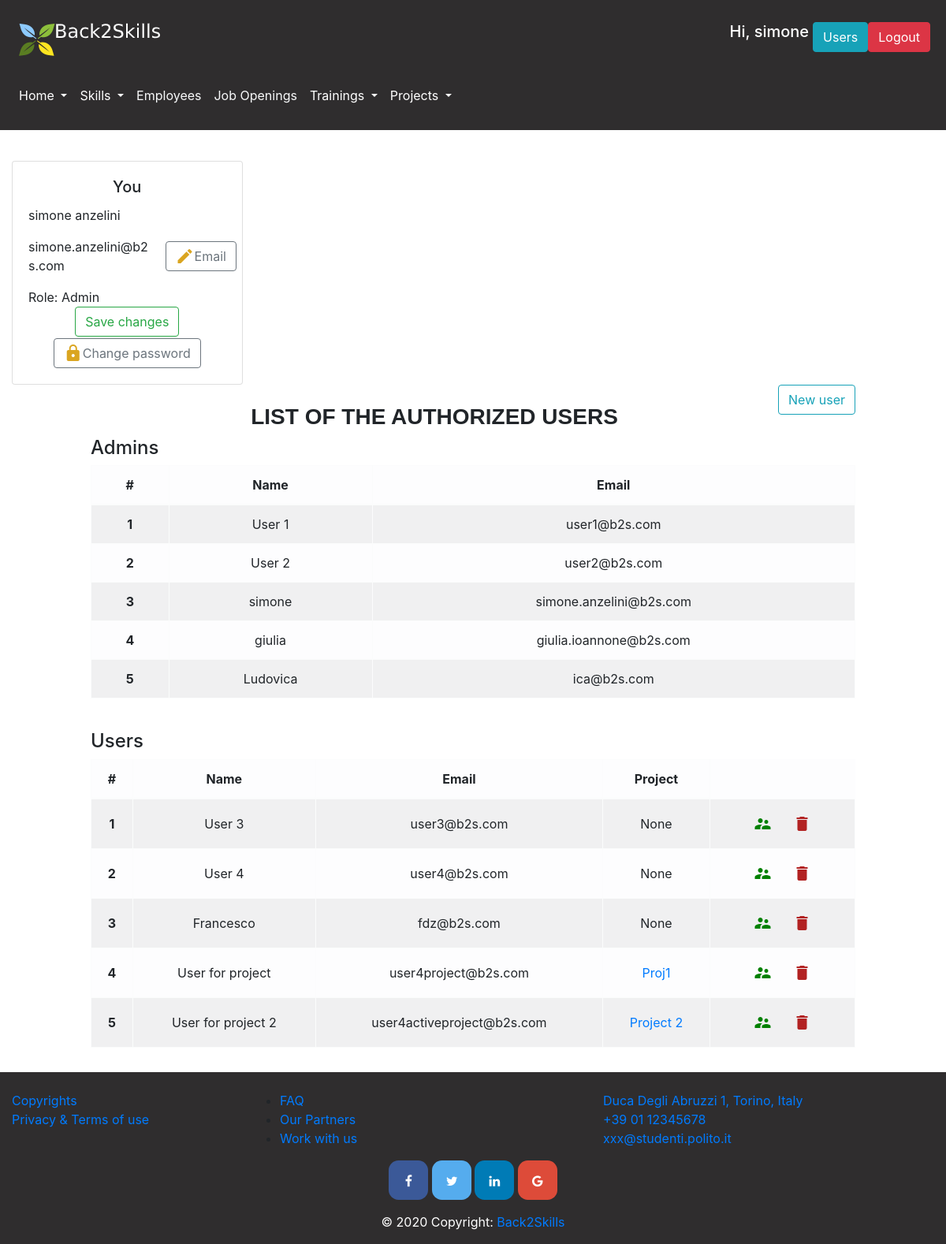
Page /users (signed in) on the committed database.
### database.py (models this page shows, shortened)
class User(db.Model):
    __tablename__ = 'user'
    id = db.Column(db.Integer, primary_key=True)
    name = db.Column(db.String)
    surname = db.Column(db.String)
    email = db.Column(db.String, nullable=False, unique=True)
    password = db.Column(db.String, nullable=False)
    admin = db.Column(db.Boolean)
    project = db.Column(db.Integer, db.ForeignKey('project.id'))
    @property
    def is_authenticated(self):
        return True

class Project(db.Model):
    __tablename__ = 'project'
    id = db.Column(db.Integer, primary_key=True)
    name = db.Column(db.String)
    description = db.Column(db.String)
    starting_date = db.Column(db.Date)
    ending_date = db.Column(db.Date)
    role_in_project = db.relationship("Role_in_project", secondary="project_role")
    supervisor = db.Column(db.Integer, db.ForeignKey('employee.id'))

### app.py (the view, shortened to what this page needs)
@app.route('/users', methods=['GET', 'POST'])
@login_required
def users():
    admins = get_admins(True)
    normal_users = get_admins(False)
    prjs = get_projects()
    return render_template("users.html", admins=admins, users=normal_users, projects = prjs)

### app.py (called while the page is built)
@app.after_request
def add_header(r):
    r.headers["Cache-Control"] = "no-cache, no-store, must-revalidate"
    r.headers["Pragma"] = "no-cache"
    r.headers["Expires"] = "0"
    r.headers['Cache-Control'] = 'public, max-age=0'
    return r

@login_manager.user_loader
def load_user(user_id):
    return get_user_by_id(user_id)

### database.py (called while the page is built)
def get_projects():
    projects=Project.query.all()
    projects.sort(key=lambda x: x.name)
    return projects

def get_user_by_id(user_id):
    return User.query.filter(User.id==user_id).first()

def get_admins(admin):
    admins=User.query.filter(User.admin==admin).all()
    return admins

### templates/users.html (shortened to what this page needs)
{% extends 'layout.html' %}
{% block pageContent %}
    <br/>
    <div class="card w-25">
        <div class="card-body">
            <h5 class="card-title" style="text-align: center">You</h5>
            <form action="/users" method="POST">
                <div class="row">
                    <div class="col-md-8">
                        <p class="card-text">{{ current_user.name }} {{ current_user.surname }}</p>
                        <p class="card-text" id="currentEmail">{{ current_user.email }}</p>
                        <p class="card-text">Role: {% if current_user.admin %}Admin{% else %}User{% endif %}</p>
                    </div>
                    <div class="col-md-4" style="display:flex; align-items:center; justify-content: center;">
                        <button type="button" class="btn btn-outline-secondary d-flex justify-content-center align-content-between" id="editMail">
                            <i class="material-icons" style="color: goldenrod">edit</i>
                            Email
                        </button>
                    </div>
                </div>
                <div style="width:100%; display: flex; justify-content: center; margin-bottom: 2px">
                    <button id="saveEmail" class="btn btn-outline-success d-flex justify-content-center align-content-between" style="display:none">
                        Save changes
                    </button>
                </div>
            </form>
            <div style="width:100%; display: flex; justify-content: center">
                <button class="btn btn-outline-secondary d-flex justify-content-center align-content-between" data-toggle="modal" data-target="#changePasswordModal">
                    <i class="material-icons" style="color: goldenrod">lock</i>
                    Change password
                </button>
            </div>
        </div>
    </div>
    <div class="row">
        <div class="col-md-1"></div>
        <div class="col-md-10">
            <button type="button" class="btn btn-outline-info float-right" data-toggle="modal" data-target="#newUserModal">
                New user
            </button>
            <br/>
            <h3 class="section-title">List of the authorized users</h3>
            <h4>Admins</h4>
            <div class="table-responsive">
                <table class="table table-bordered table-light table-striped text-center">
                    <thead>
                    <tr>
                        <th scope="col">#</th>
                        <th scope="col">Name</th>
                        <th scope="col">Email</th>
                    </tr>
                    </thead>
                    <tbody>
                    {% for admin in admins %}
                        <tr>
                            <th class="align-middle" scope="row">{{ loop.index }}</th>
                            <td class="align-middle">{{admin.name}} {{ admin.username }}</td>
                            <td class="align-middle">{{admin.email}}</td>
                        </tr>
                    {% endfor %}
                    </tbody>
                </table>
            </div>
            <br/>
            <h4>Users</h4>
            <div class="table-responsive">
                <table class="table table-bordered table-light table-striped text-center">
                    <thead>
                    <tr>
                        <th scope="col">#</th>
                        <th scope="col">Name</th>
                        <th scope="col">Email</th>
                        <th scope="col">Project</th>
                    </tr>
                    </thead>
                    <tbody>
                    {% for user in users %}
                        <tr>
                            <th class="align-middle" scope="row">{{ loop.index }}</th>
                            <td class="align-middle">{{user.name}} {{ user.username }}</td>
                            <td class="align-middle">{{user.email}}</td>
                            <td class="align-middle">
                                {% if user.project %}
                                    {% for p in projects %}
                                        {% if p.id == user.project %}
                                            <a href="/project/{{ p.id }}">{{ p.name }}</a>
                                        {% endif %}
                                    {% endfor %}
                                {% else %}
                                    None
                                {% endif %}
                            </td>
                            {% if current_user.admin %}
                                <td>
                                    <div class="btn-group" role="group" aria-label="Basic example">
                                        <form action="{{ url_for('users') }}" method="POST" onsubmit="return confirm('Do you really want to make this user an admin?');">
                                            <button type="submit" class="btn d-flex justify-content-center align-content-between" data-toggle="tooltip" data-placement="top" title="Change to admin">
                                                <i class="material-icons" style="color: green">supervisor_account</i>
                                            </button>
                                        </form>
                                        <form action="{{ url_for('users') }}" method="POST" onsubmit="return confirm('Do you really want to delete this user?');">
                                            <button type="submit" class="btn d-flex justify-content-center align-content-between">
                                                <i class="material-icons" style="color: #b22222">delete</i>
                                            </button>
                                        </form>
                                    </div>
                                </td>
                            {% endif %}
                        </tr>
                    {% endfor %}
                    </tbody>
                </table>
            </div>
        </div>
        <div class="col-md-1"></div>
    </div>
{% endblock %}

### templates/layout.html (shortened to what this page needs)
<!DOCTYPE html>
<html lang="en">
<head>
    <link rel="stylesheet" href="{{ url_for('static',filename='css/bootstrap.css') }}" >
    <link rel="stylesheet" href="{{ url_for('static',filename='css/bootstrap-override.css') }}" >
</head>
<body>
<header>
    <nav class="navbar navbar-expand-lg navbar-light light-dark" id="loginNavbar">
        <a class="navbar-brand" href="/home"><img src="/static/images/Logosmallwhite.png" alt=""></a>
        {% if current_user.is_authenticated%}
            <div class="btn-group ml-auto mr-1">
                <h5 style="color: white; margin-right: 5px;">Hi, {{ current_user.name }}</h5>
                {% if current_user.admin %}
                    <a href="/users"><button class="btn btn-info">Users</button></a>
                {% else %}
                    {% if current_user.project %}
                        <a href="/project/{{ current_user.project }}"><button class="btn btn-info">Your project</button></a>
                    {% endif %}
                {% endif %}
                <form action="/logout" method="POST">
                    <button type="submit" class="btn btn-danger">Logout</button>
                </form>
            </div>
        {% else %}
            <a href="/login" class="btn btn-info ml-auto mr-1" role="button">Login</a>
        {% endif %}
    </nav>
    <nav class="navbar navbar-expand-lg navbar-light text-white light-dark" id="menuNavbar">
        <div class="collapse navbar-collapse" id="navbarSupportedContent">
            <ul class="navbar-nav mr-auto">
                <li class="nav-item dropdown ">
                    <a class="nav-link dropdown-toggle text-white" href="#" id="homepageDropdown" role="button" data-toggle="dropdown" aria-haspopup="true" aria-expanded="false">
                        Home
                    </a>
                </li>
                <li class="nav-item dropdown">
                    <a class="nav-link dropdown-toggle text-white" href="/skills" id="skillsDropdown" role="button" data-toggle="dropdown" aria-haspopup="true" aria-expanded="false">
                        Skills
                    </a>
                </li>
                <li class="nav-item">
                    <a class="nav-link" href="/employees" id="employeesButton" role="button" aria-haspopup="true" aria-expanded="false" >
                        <p class="text-light"> Employees</p>
                    </a>
                </li>
                <li class="nav-item">
                    <a class="nav-link" href="/jobs" id="jobsButton" role="button" aria-haspopup="true" aria-expanded="false">
                        <p class="text-light">Job Openings</p>
                    </a>
                </li>
                <li class="nav-item dropdown">
                    <a class="nav-link dropdown-toggle text-white" href="#" id="trainingsDropdown" role="button" data-toggle="dropdown" aria-haspopup="true" aria-expanded="false">
                        Trainings
                    </a>
                </li>
                <li class="nav-item dropdown">
                    <a class="nav-link dropdown-toggle text-white" href="#" id="projectsDropdown" role="button" data-toggle="dropdown" aria-haspopup="true" aria-expanded="false">
                        Projects
                    </a>
                </li>
            </ul>
        </div>
    </nav>
</header>
<main role="main" id="main-container">
    {% block pageContent %}
    {% endblock %}
</main>
<footer class="page-footer font-small light-dark pt-4">
    <div class="container-fluid text-center text-md-left">
        <div class="row">
            <div class="col-md-3 mb-md-0 mb-3">
                <ul class="list-unstyled">
                    <li>
                        <a href="#">Copyrights</a>
                    </li>
                    <li>
                        <a href="#">Privacy & Terms of use</a>
                    </li>
                </ul>
            </div>
            <div class="col-md-3 mb-md-0 mb-3">
                <ul>
                    <li>
                        <a href="/faq" role="button">FAQ</a>
                    </li>
                    <li>
                        <a href="#">Our Partners</a>
                    </li>
                    <li>
                        <a href="#">Work with us</a>
                    </li>
                </ul>
            </div>
            <div class="col-md-3 mx-auto">
                <ul class="list-unstyled">
                    <li>
                        <a href="#!">Duca Degli Abruzzi 1, Torino, Italy</a>
                    </li>
                    <li>
                        <a href="#!">+39 01 12345678</a>
                    </li>
                    <li>
                        <a href="#!">xxx@studenti.polito.it</a>
                    </li>
                </ul>
            </div>
        </div>
    </div>
    <div class="container">
        <div class="mx-auto" style="width: 400px;">
            <link rel="stylesheet" href="https://cdnjs.cloudflare.com/ajax/libs/font-awesome/4.7.0/css/font-awesome.min.css">
            <div class=" text-center">
                <a href="#" class="fa fa-facebook" style="font-size: medium"></a>
                <a href="#" class="fa fa-twitter" style="font-size: medium"></a>
                <a href="#" class="fa fa-linkedin" style="font-size: medium"></a>
                <a href="#" class="fa fa-google" style="font-size: medium"></a>
            </div>
        </div>
    </div>
    <div class="footer-copyright text-white text-center py-3">© 2020 Copyright:
        <a href=""> Back2Skills</a>
    </div>
</footer>
</body>
</html>

### rows in the picture
User: name "simone", surname "anzelini", email "simone.anzelini@b2s.com"
User: name "User 1", email "user1@b2s.com"
User: name "User 2", email "user2@b2s.com"
User: name "giulia", email "giulia.ioannone@b2s.com"
User: name "Ludovica", email "ica@b2s.com"
User: name "User 3", email "user3@b2s.com", shows "None"
User: name "User 4", email "user4@b2s.com", shows "None"
User: name "Francesco", email "fdz@b2s.com", shows "None"
User: name "User for project", email "user4project@b2s.com"
Project: name "Proj1"
User: name "User for project 2", email "user4activeproject@b2s.com"
Project: name "Project 2"
